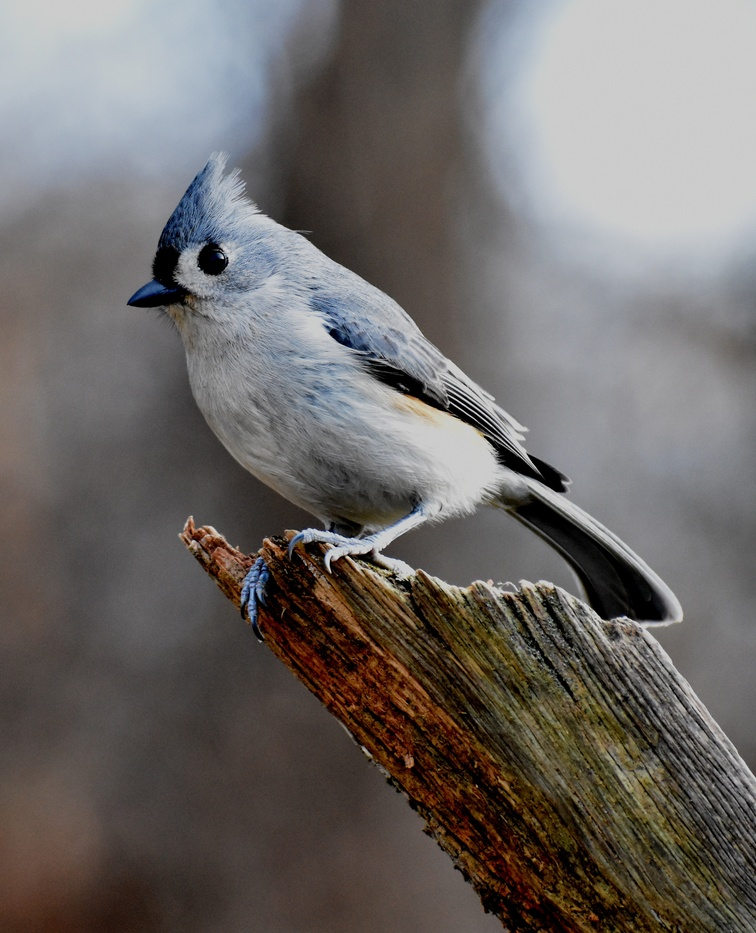
#> input picture sample_bird.jpg, 756 x 933 px, shrunk from 2634 x 3252 before the run
$ python compress.py sample_bird.jpg
#> lines starting #> are read from the running program, lines starting #| are printed output that depends on the picture
"""Image Compressor

This script converts given image files into grayscale and compresses them using
Fourier transforms. Image dimensions are cropped to a multiple of 32.

This script requires that `numpy` and 'pillow' be installed within the Python
environment.

This file can also be imported as a module and contains the following
functions:
    * compress - compresses a grayscale image given as a numpy array
    * main - the main function of the script
"""

import argparse
import numpy as np
from PIL import Image


COEFFICIENT_TOLERANCE_VALUE = 0.0605


def compress(image, tol):
    block_rows = np.shape(image)[0]//32
    block_cols = np.shape(image)[1]//32
    result = np.zeros(shape=(block_rows*32,block_cols*32))

    old_nonzero = 0
    new_nonzero = 0

    for i in range(block_rows):
        for j in range(block_cols):
            # Acquire the current 32x32 sub-block for processing
            block = image[i*32:(i+1)*32, j*32:(j+1)*32]

            # Find the 2D Fourier coefficients
            F = np.fft.fft2(block)

            # Count the number of nonzero coefficients in current block
            old_nonzero += np.count_nonzero(abs(F))

            # Remove DC and keep it separate from calculations
            F_0 = F[0,0]
            F[0,0] = 0

            # Find F_max and use it to calculate cutoff threshold
            thresh = np.amax(abs(F)) * tol

            # Zero all values below threshold
            F = np.where(abs(F) > thresh, F, 0)

            # Count the new number of nonzero coefficients
            new_nonzero += np.count_nonzero(abs(F))

            # Re-introduce DC to matrix
            F[0,0] = F_0

            # Convert back from frequency domain
            result[i*32:(i+1)*32, j*32:(j+1)*32] = np.real(np.fft.ifft2(F))

    # Calculate the coefficient drop rate
    drop = (old_nonzero - new_nonzero) / old_nonzero

    return result, drop


def main():
    parser = argparse.ArgumentParser(description=__doc__)
    parser.add_argument(
        'input_files',
        type=str,
        nargs='+',
        help="The image file(s) to be compressed"
    )
    args = parser.parse_args()

    for filename in args.input_files:
        try:
            grayscale_image = np.array(Image.open(filename).convert('L'))
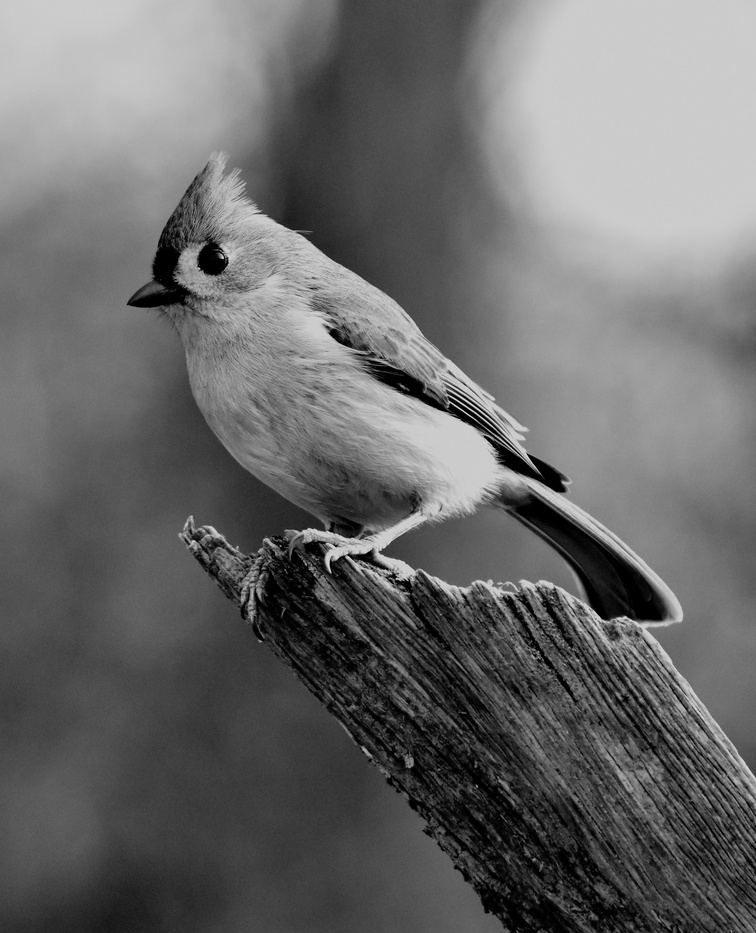
#> grayscale_image: shape (933, 756); min 0, max 223, mean 106.1
            compressed_image, drop_rate = compress(grayscale_image, COEFFICIENT_TOLERANCE_VALUE)
#> after the loop in compress, `for i in range(block_rows):`:
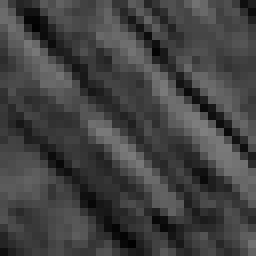
#> block: shape (32, 32) (shown 8 times larger); min 1, max 127, mean 65.5
#> after the loop in compress, `for i in range(block_rows):`:
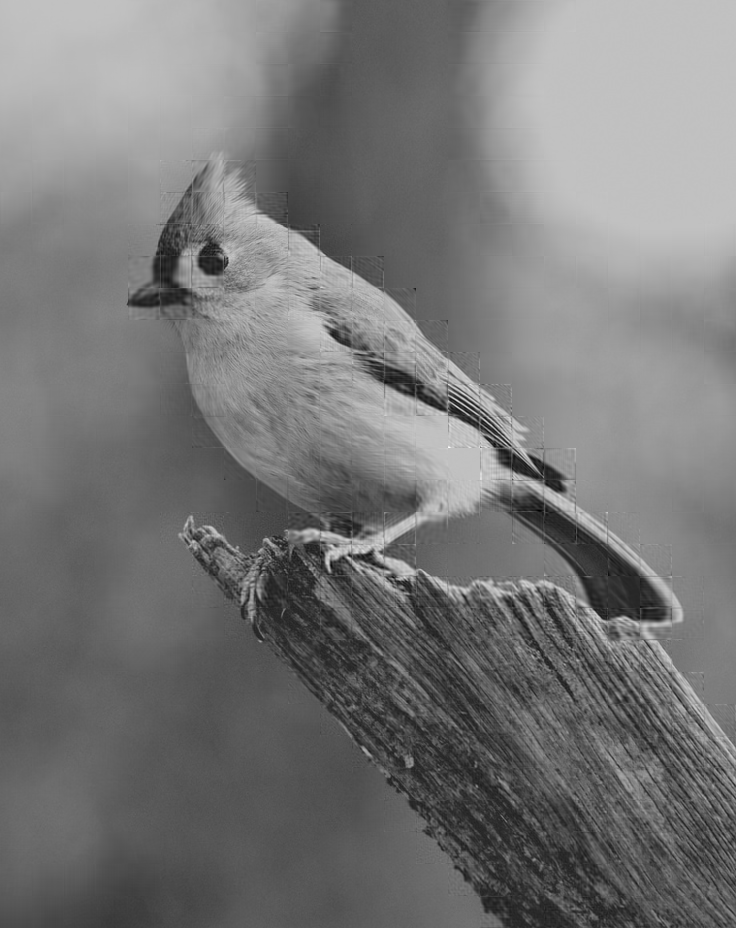
#> result: shape (928, 736) float64; min -53.04, max 285.5, mean 105.7; drawn with min black and max white
#> after the loop in compress, `for i in range(block_rows):`: new_nonzero = 165425; old_nonzero = 682991
#> in compress, `drop = (old_nonzero - new_nonzero) / old_nonzero`: drop = 0.758
#> drop_rate = 0.758
            Image.fromarray(compressed_image).convert('L').save('compressed_' + filename)
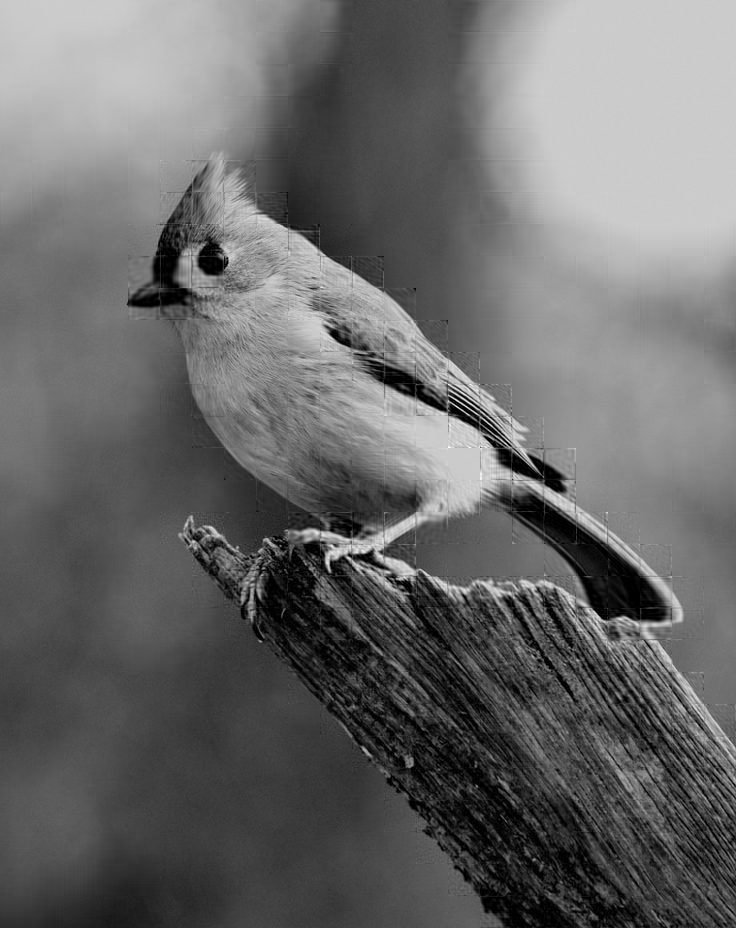
#> saved as compressed_sample_bird.jpg: PIL image 736x928 L; min 0, max 255, mean 105.2

            print('Success! {} compressed with a drop rate of {:.2f}'.format(filename, drop_rate))
#| Success! sample_bird.jpg compressed with a drop rate of 0.76
        except Exception as err:
            print(err)


if __name__ == "__main__":
    main()
